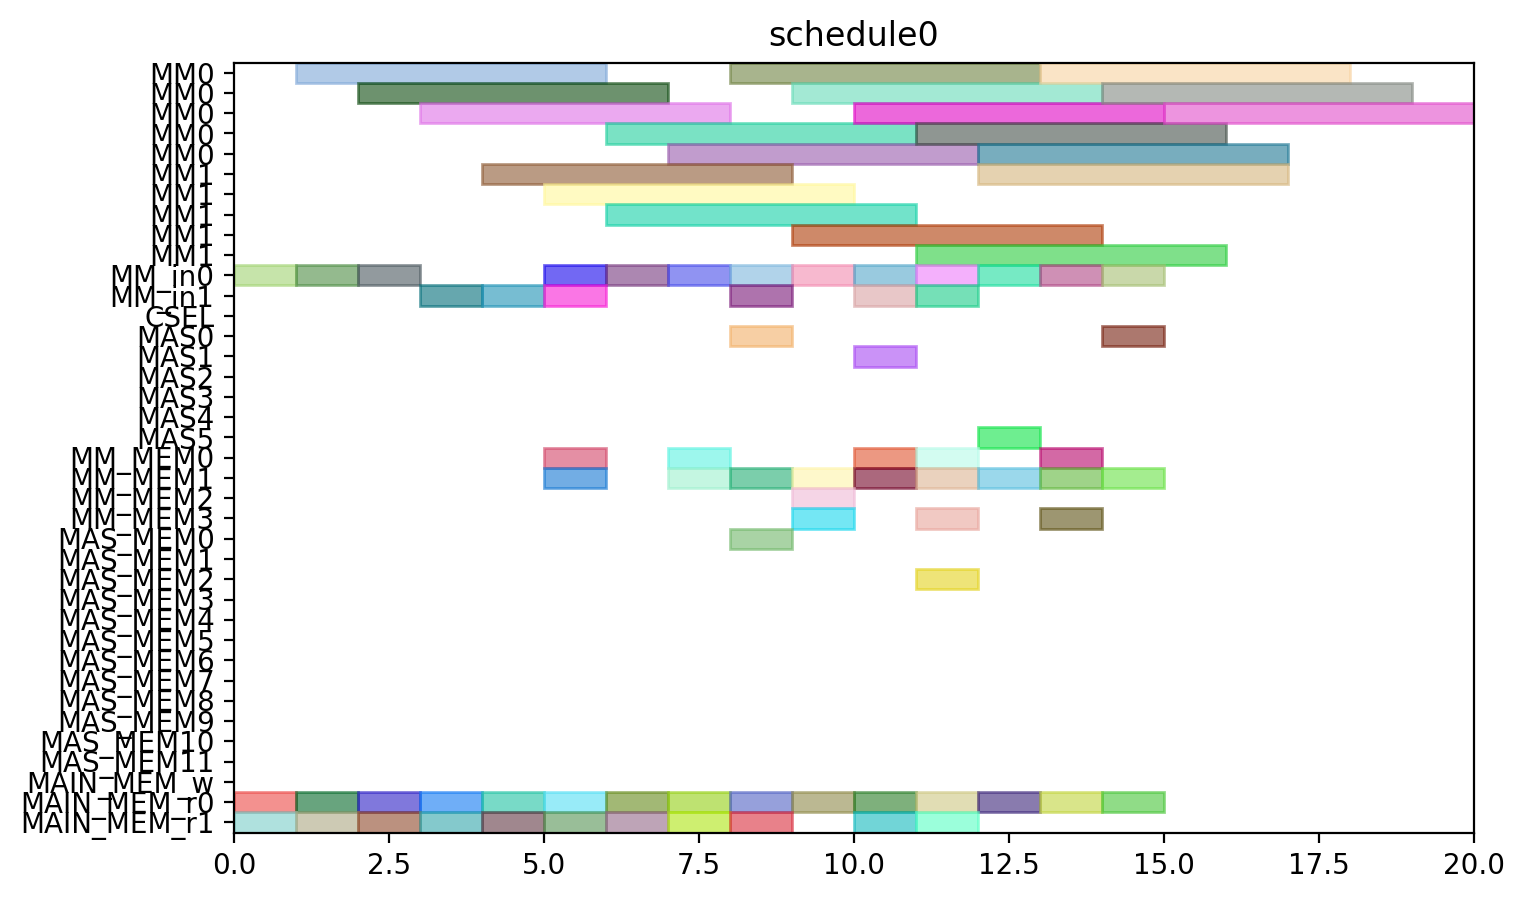

Reproduce this figure in Python.
from pyschedule import Scenario, solvers, plotters, alt


def solve():
	horizon = 120
	S = Scenario("schedule0", horizon=horizon)

	# resource
	MM = S.Resources('MM', num=2, size=5)
	MM_in = S.Resources('MM_in', num=2)
	CSEL = S.Resource('CSEL')
	MAS = S.Resources('MAS', num=6, size=1, periods=range(1, horizon))
	MM_MEM = S.Resources('MM_MEM', num=4)
	MAS_MEM = S.Resources('MAS_MEM', num=12)
	MAIN_MEM_w = S.Resource('MAIN_MEM_w', size=1)
	MAIN_MEM_r = S.Resources('MAIN_MEM_r', num=2)

	# result of previous scheduling

	# new tasks
	Z_exp2 = S.Task('Z_exp2', length=5, delay_cost=1)
	Z_exp2 += alt(MM)
	Z_exp2_in = S.Task('Z_exp2_in', length=1, delay_cost=1)
	Z_exp2_in += alt(MM_in)
	S += Z_exp2_in*MM_in[0]<=Z_exp2*MM[0]
	S += Z_exp2_in*MM_in[1]<=Z_exp2*MM[1]
	Z_exp2_mem0 = S.Task('Z_exp2_mem0', length=1, delay_cost=1)
	Z_exp2_mem0 += MAIN_MEM_r[0]
	S += Z_exp2_mem0 <= Z_exp2

	Z_exp2_mem1 = S.Task('Z_exp2_mem1', length=1, delay_cost=1)
	Z_exp2_mem1 += MAIN_MEM_r[1]
	S += Z_exp2_mem1 <= Z_exp2

	NX0 = S.Task('NX0', length=5, delay_cost=1)
	NX0 += alt(MM)
	NX0_in = S.Task('NX0_in', length=1, delay_cost=1)
	NX0_in += alt(MM_in)
	S += NX0_in*MM_in[0]<=NX0*MM[0]
	S += NX0_in*MM_in[1]<=NX0*MM[1]
	NX0_mem0 = S.Task('NX0_mem0', length=1, delay_cost=1)
	NX0_mem0 += MAIN_MEM_r[0]
	S += NX0_mem0 <= NX0

	NX0_mem1 = S.Task('NX0_mem1', length=1, delay_cost=1)
	NX0_mem1 += MAIN_MEM_r[1]
	S += NX0_mem1 <= NX0

	k0_10_Z1 = S.Task('k0_10_Z1', length=5, delay_cost=1)
	k0_10_Z1 += alt(MM)
	k0_10_Z1_in = S.Task('k0_10_Z1_in', length=1, delay_cost=1)
	k0_10_Z1_in += alt(MM_in)
	S += k0_10_Z1_in*MM_in[0]<=k0_10_Z1*MM[0]
	S += k0_10_Z1_in*MM_in[1]<=k0_10_Z1*MM[1]
	k0_10_Z1_mem0 = S.Task('k0_10_Z1_mem0', length=1, delay_cost=1)
	k0_10_Z1_mem0 += MAIN_MEM_r[0]
	S += k0_10_Z1_mem0 <= k0_10_Z1

	k0_10_Z1_mem1 = S.Task('k0_10_Z1_mem1', length=1, delay_cost=1)
	k0_10_Z1_mem1 += MAIN_MEM_r[1]
	S += k0_10_Z1_mem1 <= k0_10_Z1

	DX0 = S.Task('DX0', length=5, delay_cost=1)
	DX0 += alt(MM)
	DX0_in = S.Task('DX0_in', length=1, delay_cost=1)
	DX0_in += alt(MM_in)
	S += DX0_in*MM_in[0]<=DX0*MM[0]
	S += DX0_in*MM_in[1]<=DX0*MM[1]
	DX0_mem0 = S.Task('DX0_mem0', length=1, delay_cost=1)
	DX0_mem0 += MAIN_MEM_r[0]
	S += DX0_mem0 <= DX0

	DX0_mem1 = S.Task('DX0_mem1', length=1, delay_cost=1)
	DX0_mem1 += MAIN_MEM_r[1]
	S += DX0_mem1 <= DX0

	NY0 = S.Task('NY0', length=5, delay_cost=1)
	NY0 += alt(MM)
	NY0_in = S.Task('NY0_in', length=1, delay_cost=1)
	NY0_in += alt(MM_in)
	S += NY0_in*MM_in[0]<=NY0*MM[0]
	S += NY0_in*MM_in[1]<=NY0*MM[1]
	NY0_mem0 = S.Task('NY0_mem0', length=1, delay_cost=1)
	NY0_mem0 += MAIN_MEM_r[0]
	S += NY0_mem0 <= NY0

	NY0_mem1 = S.Task('NY0_mem1', length=1, delay_cost=1)
	NY0_mem1 += MAIN_MEM_r[1]
	S += NY0_mem1 <= NY0

	k2_14_Z1 = S.Task('k2_14_Z1', length=5, delay_cost=1)
	k2_14_Z1 += alt(MM)
	k2_14_Z1_in = S.Task('k2_14_Z1_in', length=1, delay_cost=1)
	k2_14_Z1_in += alt(MM_in)
	S += k2_14_Z1_in*MM_in[0]<=k2_14_Z1*MM[0]
	S += k2_14_Z1_in*MM_in[1]<=k2_14_Z1*MM[1]
	k2_14_Z1_mem0 = S.Task('k2_14_Z1_mem0', length=1, delay_cost=1)
	k2_14_Z1_mem0 += MAIN_MEM_r[0]
	S += k2_14_Z1_mem0 <= k2_14_Z1

	k2_14_Z1_mem1 = S.Task('k2_14_Z1_mem1', length=1, delay_cost=1)
	k2_14_Z1_mem1 += MAIN_MEM_r[1]
	S += k2_14_Z1_mem1 <= k2_14_Z1

	DY0 = S.Task('DY0', length=5, delay_cost=1)
	DY0 += alt(MM)
	DY0_in = S.Task('DY0_in', length=1, delay_cost=1)
	DY0_in += alt(MM_in)
	S += DY0_in*MM_in[0]<=DY0*MM[0]
	S += DY0_in*MM_in[1]<=DY0*MM[1]
	DY0_mem0 = S.Task('DY0_mem0', length=1, delay_cost=1)
	DY0_mem0 += MAIN_MEM_r[0]
	S += DY0_mem0 <= DY0

	DY0_mem1 = S.Task('DY0_mem1', length=1, delay_cost=1)
	DY0_mem1 += MAIN_MEM_r[1]
	S += DY0_mem1 <= DY0

	Z_exp3 = S.Task('Z_exp3', length=5, delay_cost=1)
	Z_exp3 += alt(MM)
	Z_exp3_in = S.Task('Z_exp3_in', length=1, delay_cost=1)
	Z_exp3_in += alt(MM_in)
	S += Z_exp3_in*MM_in[0]<=Z_exp3*MM[0]
	S += Z_exp3_in*MM_in[1]<=Z_exp3*MM[1]
	Z_exp3_mem0 = S.Task('Z_exp3_mem0', length=1, delay_cost=1)
	Z_exp3_mem0 += alt(MM_MEM)
	S += (Z_exp2*MM[0])-1 < Z_exp3_mem0*MM_MEM[0]
	S += (Z_exp2*MM[1])-1 < Z_exp3_mem0*MM_MEM[2]
	S += Z_exp3_mem0 <= Z_exp3

	Z_exp3_mem1 = S.Task('Z_exp3_mem1', length=1, delay_cost=1)
	Z_exp3_mem1 += MAIN_MEM_r[1]
	S += Z_exp3_mem1 <= Z_exp3

	NX1_ = S.Task('NX1_', length=1, delay_cost=1)
	NX1_ += alt(MAS)
	NX1__mem0 = S.Task('NX1__mem0', length=1, delay_cost=1)
	NX1__mem0 += alt(MM_MEM)
	S += (NX0*MM[0])-1 < NX1__mem0*MM_MEM[0]
	S += (NX0*MM[1])-1 < NX1__mem0*MM_MEM[2]
	S += NX1__mem0 <= NX1_

	NX1__mem1 = S.Task('NX1__mem1', length=1, delay_cost=1)
	NX1__mem1 += alt(MM_MEM)
	S += (k0_10_Z1*MM[0])-1 < NX1__mem1*MM_MEM[1]
	S += (k0_10_Z1*MM[1])-1 < NX1__mem1*MM_MEM[3]
	S += NX1__mem1 <= NX1_

	k0_9_Z2 = S.Task('k0_9_Z2', length=5, delay_cost=1)
	k0_9_Z2 += alt(MM)
	k0_9_Z2_in = S.Task('k0_9_Z2_in', length=1, delay_cost=1)
	k0_9_Z2_in += alt(MM_in)
	S += k0_9_Z2_in*MM_in[0]<=k0_9_Z2*MM[0]
	S += k0_9_Z2_in*MM_in[1]<=k0_9_Z2*MM[1]
	k0_9_Z2_mem0 = S.Task('k0_9_Z2_mem0', length=1, delay_cost=1)
	k0_9_Z2_mem0 += MAIN_MEM_r[0]
	S += k0_9_Z2_mem0 <= k0_9_Z2

	k0_9_Z2_mem1 = S.Task('k0_9_Z2_mem1', length=1, delay_cost=1)
	k0_9_Z2_mem1 += alt(MM_MEM)
	S += (Z_exp2*MM[0])-1 < k0_9_Z2_mem1*MM_MEM[1]
	S += (Z_exp2*MM[1])-1 < k0_9_Z2_mem1*MM_MEM[3]
	S += k0_9_Z2_mem1 <= k0_9_Z2

	k1_9_Z2 = S.Task('k1_9_Z2', length=5, delay_cost=1)
	k1_9_Z2 += alt(MM)
	k1_9_Z2_in = S.Task('k1_9_Z2_in', length=1, delay_cost=1)
	k1_9_Z2_in += alt(MM_in)
	S += k1_9_Z2_in*MM_in[0]<=k1_9_Z2*MM[0]
	S += k1_9_Z2_in*MM_in[1]<=k1_9_Z2*MM[1]
	k1_9_Z2_mem0 = S.Task('k1_9_Z2_mem0', length=1, delay_cost=1)
	k1_9_Z2_mem0 += MAIN_MEM_r[0]
	S += k1_9_Z2_mem0 <= k1_9_Z2

	k1_9_Z2_mem1 = S.Task('k1_9_Z2_mem1', length=1, delay_cost=1)
	k1_9_Z2_mem1 += alt(MM_MEM)
	S += (Z_exp2*MM[0])-1 < k1_9_Z2_mem1*MM_MEM[1]
	S += (Z_exp2*MM[1])-1 < k1_9_Z2_mem1*MM_MEM[3]
	S += k1_9_Z2_mem1 <= k1_9_Z2

	NY1_ = S.Task('NY1_', length=1, delay_cost=1)
	NY1_ += alt(MAS)
	NY1__mem0 = S.Task('NY1__mem0', length=1, delay_cost=1)
	NY1__mem0 += alt(MM_MEM)
	S += (NY0*MM[0])-1 < NY1__mem0*MM_MEM[0]
	S += (NY0*MM[1])-1 < NY1__mem0*MM_MEM[2]
	S += NY1__mem0 <= NY1_

	NY1__mem1 = S.Task('NY1__mem1', length=1, delay_cost=1)
	NY1__mem1 += alt(MM_MEM)
	S += (k2_14_Z1*MM[0])-1 < NY1__mem1*MM_MEM[1]
	S += (k2_14_Z1*MM[1])-1 < NY1__mem1*MM_MEM[3]
	S += NY1__mem1 <= NY1_

	k2_13_Z2 = S.Task('k2_13_Z2', length=5, delay_cost=1)
	k2_13_Z2 += alt(MM)
	k2_13_Z2_in = S.Task('k2_13_Z2_in', length=1, delay_cost=1)
	k2_13_Z2_in += alt(MM_in)
	S += k2_13_Z2_in*MM_in[0]<=k2_13_Z2*MM[0]
	S += k2_13_Z2_in*MM_in[1]<=k2_13_Z2*MM[1]
	k2_13_Z2_mem0 = S.Task('k2_13_Z2_mem0', length=1, delay_cost=1)
	k2_13_Z2_mem0 += MAIN_MEM_r[0]
	S += k2_13_Z2_mem0 <= k2_13_Z2

	k2_13_Z2_mem1 = S.Task('k2_13_Z2_mem1', length=1, delay_cost=1)
	k2_13_Z2_mem1 += alt(MM_MEM)
	S += (Z_exp2*MM[0])-1 < k2_13_Z2_mem1*MM_MEM[1]
	S += (Z_exp2*MM[1])-1 < k2_13_Z2_mem1*MM_MEM[3]
	S += k2_13_Z2_mem1 <= k2_13_Z2

	k3_14_Z2 = S.Task('k3_14_Z2', length=5, delay_cost=1)
	k3_14_Z2 += alt(MM)
	k3_14_Z2_in = S.Task('k3_14_Z2_in', length=1, delay_cost=1)
	k3_14_Z2_in += alt(MM_in)
	S += k3_14_Z2_in*MM_in[0]<=k3_14_Z2*MM[0]
	S += k3_14_Z2_in*MM_in[1]<=k3_14_Z2*MM[1]
	k3_14_Z2_mem0 = S.Task('k3_14_Z2_mem0', length=1, delay_cost=1)
	k3_14_Z2_mem0 += MAIN_MEM_r[0]
	S += k3_14_Z2_mem0 <= k3_14_Z2

	k3_14_Z2_mem1 = S.Task('k3_14_Z2_mem1', length=1, delay_cost=1)
	k3_14_Z2_mem1 += alt(MM_MEM)
	S += (Z_exp2*MM[0])-1 < k3_14_Z2_mem1*MM_MEM[1]
	S += (Z_exp2*MM[1])-1 < k3_14_Z2_mem1*MM_MEM[3]
	S += k3_14_Z2_mem1 <= k3_14_Z2

	Z_exp4 = S.Task('Z_exp4', length=5, delay_cost=1)
	Z_exp4 += alt(MM)
	Z_exp4_in = S.Task('Z_exp4_in', length=1, delay_cost=1)
	Z_exp4_in += alt(MM_in)
	S += Z_exp4_in*MM_in[0]<=Z_exp4*MM[0]
	S += Z_exp4_in*MM_in[1]<=Z_exp4*MM[1]
	Z_exp4_mem0 = S.Task('Z_exp4_mem0', length=1, delay_cost=1)
	Z_exp4_mem0 += alt(MM_MEM)
	S += (Z_exp3*MM[0])-1 < Z_exp4_mem0*MM_MEM[0]
	S += (Z_exp3*MM[1])-1 < Z_exp4_mem0*MM_MEM[2]
	S += Z_exp4_mem0 <= Z_exp4

	Z_exp4_mem1 = S.Task('Z_exp4_mem1', length=1, delay_cost=1)
	Z_exp4_mem1 += MAIN_MEM_r[1]
	S += Z_exp4_mem1 <= Z_exp4

	NX1 = S.Task('NX1', length=5, delay_cost=1)
	NX1 += alt(MM)
	NX1_in = S.Task('NX1_in', length=1, delay_cost=1)
	NX1_in += alt(MM_in)
	S += NX1_in*MM_in[0]<=NX1*MM[0]
	S += NX1_in*MM_in[1]<=NX1*MM[1]
	NX1_mem0 = S.Task('NX1_mem0', length=1, delay_cost=1)
	NX1_mem0 += alt(MAS_MEM)
	S += (NX1_*MAS[0])-1 < NX1_mem0*MAS_MEM[0]
	S += (NX1_*MAS[1])-1 < NX1_mem0*MAS_MEM[2]
	S += (NX1_*MAS[2])-1 < NX1_mem0*MAS_MEM[4]
	S += (NX1_*MAS[3])-1 < NX1_mem0*MAS_MEM[6]
	S += (NX1_*MAS[4])-1 < NX1_mem0*MAS_MEM[8]
	S += (NX1_*MAS[5])-1 < NX1_mem0*MAS_MEM[10]
	S += NX1_mem0 <= NX1

	NX1_mem1 = S.Task('NX1_mem1', length=1, delay_cost=1)
	NX1_mem1 += MAIN_MEM_r[1]
	S += NX1_mem1 <= NX1

	k0_8_Z3 = S.Task('k0_8_Z3', length=5, delay_cost=1)
	k0_8_Z3 += alt(MM)
	k0_8_Z3_in = S.Task('k0_8_Z3_in', length=1, delay_cost=1)
	k0_8_Z3_in += alt(MM_in)
	S += k0_8_Z3_in*MM_in[0]<=k0_8_Z3*MM[0]
	S += k0_8_Z3_in*MM_in[1]<=k0_8_Z3*MM[1]
	k0_8_Z3_mem0 = S.Task('k0_8_Z3_mem0', length=1, delay_cost=1)
	k0_8_Z3_mem0 += MAIN_MEM_r[0]
	S += k0_8_Z3_mem0 <= k0_8_Z3

	k0_8_Z3_mem1 = S.Task('k0_8_Z3_mem1', length=1, delay_cost=1)
	k0_8_Z3_mem1 += alt(MM_MEM)
	S += (Z_exp3*MM[0])-1 < k0_8_Z3_mem1*MM_MEM[1]
	S += (Z_exp3*MM[1])-1 < k0_8_Z3_mem1*MM_MEM[3]
	S += k0_8_Z3_mem1 <= k0_8_Z3

	DX1_ = S.Task('DX1_', length=1, delay_cost=1)
	DX1_ += alt(MAS)
	DX1__mem0 = S.Task('DX1__mem0', length=1, delay_cost=1)
	DX1__mem0 += alt(MM_MEM)
	S += (DX0*MM[0])-1 < DX1__mem0*MM_MEM[0]
	S += (DX0*MM[1])-1 < DX1__mem0*MM_MEM[2]
	S += DX1__mem0 <= DX1_

	DX1__mem1 = S.Task('DX1__mem1', length=1, delay_cost=1)
	DX1__mem1 += alt(MM_MEM)
	S += (k1_9_Z2*MM[0])-1 < DX1__mem1*MM_MEM[1]
	S += (k1_9_Z2*MM[1])-1 < DX1__mem1*MM_MEM[3]
	S += DX1__mem1 <= DX1_

	k1_8_Z3 = S.Task('k1_8_Z3', length=5, delay_cost=1)
	k1_8_Z3 += alt(MM)
	k1_8_Z3_in = S.Task('k1_8_Z3_in', length=1, delay_cost=1)
	k1_8_Z3_in += alt(MM_in)
	S += k1_8_Z3_in*MM_in[0]<=k1_8_Z3*MM[0]
	S += k1_8_Z3_in*MM_in[1]<=k1_8_Z3*MM[1]
	k1_8_Z3_mem0 = S.Task('k1_8_Z3_mem0', length=1, delay_cost=1)
	k1_8_Z3_mem0 += MAIN_MEM_r[0]
	S += k1_8_Z3_mem0 <= k1_8_Z3

	k1_8_Z3_mem1 = S.Task('k1_8_Z3_mem1', length=1, delay_cost=1)
	k1_8_Z3_mem1 += alt(MM_MEM)
	S += (Z_exp3*MM[0])-1 < k1_8_Z3_mem1*MM_MEM[1]
	S += (Z_exp3*MM[1])-1 < k1_8_Z3_mem1*MM_MEM[3]
	S += k1_8_Z3_mem1 <= k1_8_Z3

	NY1 = S.Task('NY1', length=5, delay_cost=1)
	NY1 += alt(MM)
	NY1_in = S.Task('NY1_in', length=1, delay_cost=1)
	NY1_in += alt(MM_in)
	S += NY1_in*MM_in[0]<=NY1*MM[0]
	S += NY1_in*MM_in[1]<=NY1*MM[1]
	NY1_mem0 = S.Task('NY1_mem0', length=1, delay_cost=1)
	NY1_mem0 += alt(MAS_MEM)
	S += (NY1_*MAS[0])-1 < NY1_mem0*MAS_MEM[0]
	S += (NY1_*MAS[1])-1 < NY1_mem0*MAS_MEM[2]
	S += (NY1_*MAS[2])-1 < NY1_mem0*MAS_MEM[4]
	S += (NY1_*MAS[3])-1 < NY1_mem0*MAS_MEM[6]
	S += (NY1_*MAS[4])-1 < NY1_mem0*MAS_MEM[8]
	S += (NY1_*MAS[5])-1 < NY1_mem0*MAS_MEM[10]
	S += NY1_mem0 <= NY1

	NY1_mem1 = S.Task('NY1_mem1', length=1, delay_cost=1)
	NY1_mem1 += MAIN_MEM_r[1]
	S += NY1_mem1 <= NY1

	k2_12_Z3 = S.Task('k2_12_Z3', length=5, delay_cost=1)
	k2_12_Z3 += alt(MM)
	k2_12_Z3_in = S.Task('k2_12_Z3_in', length=1, delay_cost=1)
	k2_12_Z3_in += alt(MM_in)
	S += k2_12_Z3_in*MM_in[0]<=k2_12_Z3*MM[0]
	S += k2_12_Z3_in*MM_in[1]<=k2_12_Z3*MM[1]
	k2_12_Z3_mem0 = S.Task('k2_12_Z3_mem0', length=1, delay_cost=1)
	k2_12_Z3_mem0 += MAIN_MEM_r[0]
	S += k2_12_Z3_mem0 <= k2_12_Z3

	k2_12_Z3_mem1 = S.Task('k2_12_Z3_mem1', length=1, delay_cost=1)
	k2_12_Z3_mem1 += alt(MM_MEM)
	S += (Z_exp3*MM[0])-1 < k2_12_Z3_mem1*MM_MEM[1]
	S += (Z_exp3*MM[1])-1 < k2_12_Z3_mem1*MM_MEM[3]
	S += k2_12_Z3_mem1 <= k2_12_Z3

	DY1_ = S.Task('DY1_', length=1, delay_cost=1)
	DY1_ += alt(MAS)
	DY1__mem0 = S.Task('DY1__mem0', length=1, delay_cost=1)
	DY1__mem0 += alt(MM_MEM)
	S += (DY0*MM[0])-1 < DY1__mem0*MM_MEM[0]
	S += (DY0*MM[1])-1 < DY1__mem0*MM_MEM[2]
	S += DY1__mem0 <= DY1_

	DY1__mem1 = S.Task('DY1__mem1', length=1, delay_cost=1)
	DY1__mem1 += alt(MM_MEM)
	S += (k3_14_Z2*MM[0])-1 < DY1__mem1*MM_MEM[1]
	S += (k3_14_Z2*MM[1])-1 < DY1__mem1*MM_MEM[3]
	S += DY1__mem1 <= DY1_

	k3_13_Z3 = S.Task('k3_13_Z3', length=5, delay_cost=1)
	k3_13_Z3 += alt(MM)
	k3_13_Z3_in = S.Task('k3_13_Z3_in', length=1, delay_cost=1)
	k3_13_Z3_in += alt(MM_in)
	S += k3_13_Z3_in*MM_in[0]<=k3_13_Z3*MM[0]
	S += k3_13_Z3_in*MM_in[1]<=k3_13_Z3*MM[1]
	k3_13_Z3_mem0 = S.Task('k3_13_Z3_mem0', length=1, delay_cost=1)
	k3_13_Z3_mem0 += MAIN_MEM_r[0]
	S += k3_13_Z3_mem0 <= k3_13_Z3

	k3_13_Z3_mem1 = S.Task('k3_13_Z3_mem1', length=1, delay_cost=1)
	k3_13_Z3_mem1 += alt(MM_MEM)
	S += (Z_exp3*MM[0])-1 < k3_13_Z3_mem1*MM_MEM[1]
	S += (Z_exp3*MM[1])-1 < k3_13_Z3_mem1*MM_MEM[3]
	S += k3_13_Z3_mem1 <= k3_13_Z3

	solvers.mip.solve(S,msg=1,kind='CPLEX',ratio_gap=1.01)

	solution = [['hoge']*len(S.solution()[1]) for i in range(len(S.solution()))]
	for i in range(len(S.solution())):
		for j in range(len(S.solution()[i])):
			solution[i][j]=str(S.solution()[i][j])
	print(solution)

	cycles = int(solution[-1][3])

	pic_file_name = "/home/mfukuda/ABE/multiRAM_multiMAS_16mux/scheduling_result/stage5MM2_stage1MAS6/ISOGENY/schedule0.png"
	if(S.solution() != []):
		plotters.matplotlib.plot(S,img_filename=pic_file_name, show_task_labels=False, fig_size=(cycles*0.25+3, 5))

	return solution
